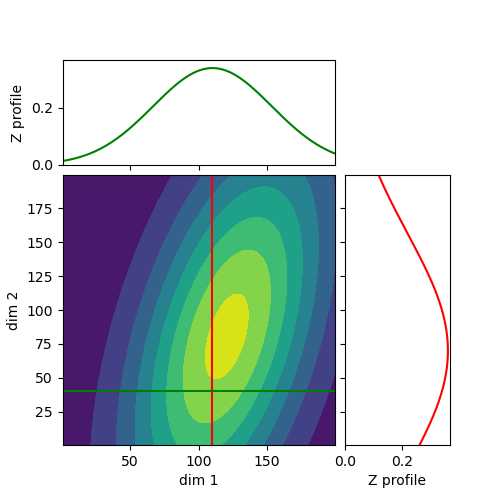

Source code (Python):
import numpy as np
import matplotlib.pyplot as plt
from mpl_toolkits.axes_grid1 import make_axes_locatable
from scipy.stats import multivariate_normal
import scipy

fig, main_ax = plt.subplots(figsize=(5, 5))
divider = make_axes_locatable(main_ax)
top_ax = divider.append_axes("top", 1.05, pad=0.1, sharex=main_ax)
right_ax = divider.append_axes("right", 1.05, pad=0.1, sharey=main_ax)

# make some labels invisible
top_ax.xaxis.set_tick_params(labelbottom=False)
right_ax.yaxis.set_tick_params(labelleft=False)

main_ax.set_xlabel('dim 1')
main_ax.set_ylabel('dim 2')
top_ax.set_ylabel('Z profile')
right_ax.set_xlabel('Z profile')

x, y = np.mgrid[-1:1:.01, -1:1:.01]
pos = np.empty(x.shape + (2,))
pos[:, :, 0] = x
pos[:, :, 1] = y
rv = multivariate_normal([-0.2, 0.2], [[1, 1.5], [0.25, 0.25]])
z = rv.pdf(pos)
z_max = z.max()

cur_x = 110
cur_y = 40

main_ax.contourf(z, origin='lower')
main_ax.autoscale(enable=False)
right_ax.autoscale(enable=False)
top_ax.autoscale(enable=False)
right_ax.set_xlim(right=z_max)
top_ax.set_ylim(top=z_max)
v_line = main_ax.axvline(cur_x, color='r')
h_line = main_ax.axhline(cur_y, color='g')
v_prof, = right_ax.plot(z[:, int(cur_x)], np.arange(x.shape[1]), 'r-')
h_prof, = top_ax.plot(np.arange(x.shape[0]), z[int(cur_y), :], 'g-')

plt.savefig("./contour_line.png")
